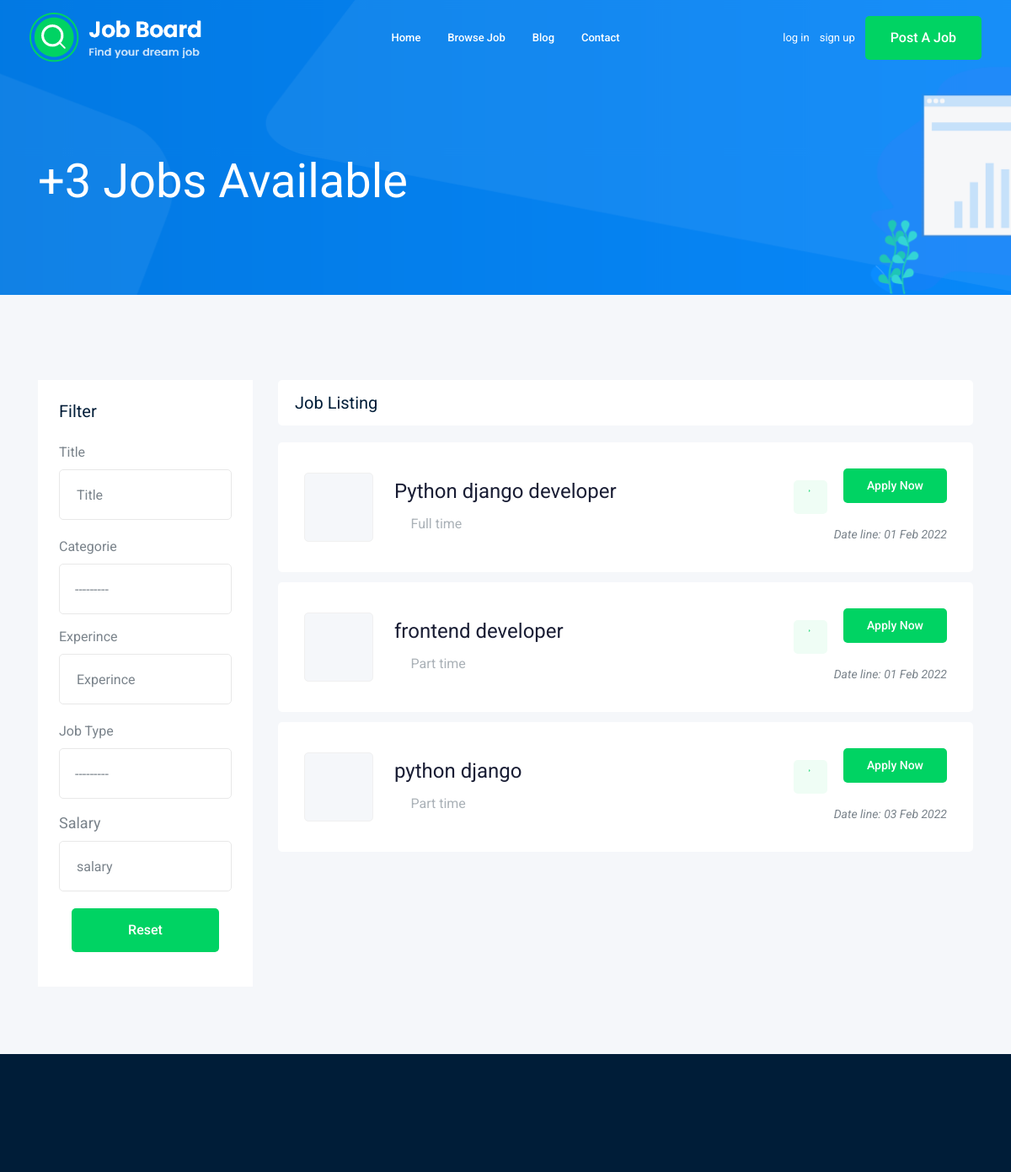
The app's page / (upper part), older data.
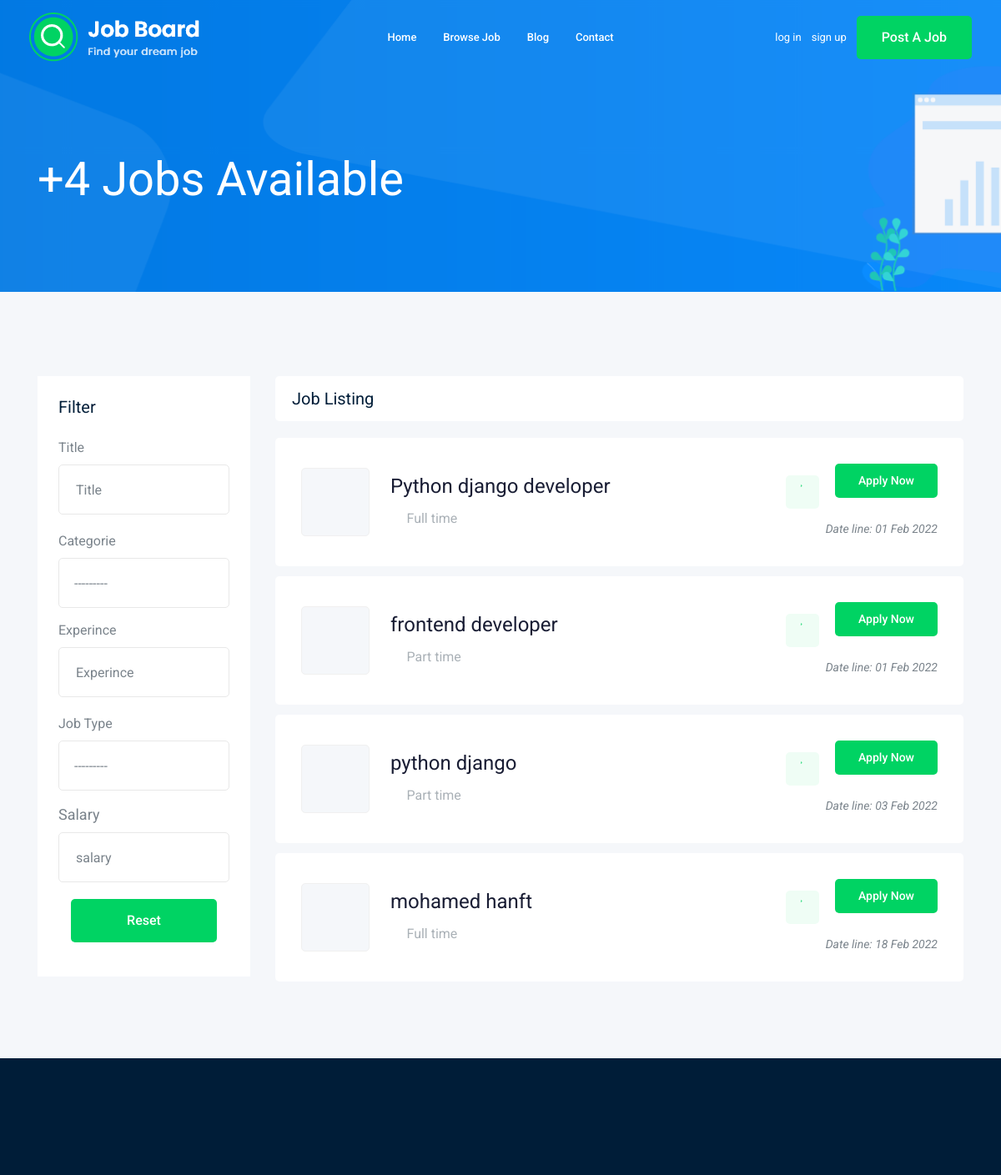
The same page, newer data.
### job/models.py (models this page shows, shortened)
class job(models.Model):
    user = models.ForeignKey(User, on_delete=models.CASCADE)
    title = models.CharField(max_length=50)
    job_type_choices = (
        ('Full time', 'Full time'),
        ('Part time', 'Part time')
    )
    job_type = models.CharField(max_length=15, choices=job_type_choices)
    description = models.TextField(max_length=500)
    publish_at = models.DateTimeField(auto_now=True)
    salary = models.IntegerField(default=1200)
    vacancy = models.IntegerField(default= 1)
    experince = models.IntegerField(default= 0)
    categorie = models.ForeignKey("categorie", on_delete=models.CASCADE)
    image = models.ImageField( upload_to= image_upload, height_field=None, width_field=None, max_length=None)
    slug = models.SlugField(null=True,blank=True,unique=True)
    def __str__(self) -> str:
        return self.title

### job/views.py (the view)
# urls.py: path('',views.jobs,name='home'),
def jobs(request):
    all_jobs = job.objects.all()
    job_filter = filter(request.GET)
    if job_filter.is_valid():
        if job_filter.cleaned_data['title'] != '':
            all_jobs =all_jobs.filter(title__icontains= job_filter.cleaned_data['title'])
        if job_filter.cleaned_data['experince'] != None :
            all_jobs =all_jobs.filter(experince = job_filter.cleaned_data['experince'])
        if job_filter.cleaned_data['salary'] != None :
            all_jobs =all_jobs.filter(salary  = job_filter.cleaned_data['salary'])
        if job_filter.cleaned_data['categorie'] != None :
            all_jobs =all_jobs.filter(categorie=job_filter.cleaned_data['categorie'])
        if job_filter.cleaned_data['job_type'] != '':
            all_jobs =all_jobs.filter(job_type= job_filter.cleaned_data['job_type'])
    paginator = Paginator(all_jobs,4)
    page_number = request.GET.get('page')
    page_obj = paginator.get_page(page_number)
    context = { 'jobs'          : page_obj,
                'all_jobs'      : all_jobs,
                'filter_form'   : job_filter,
                }
    return render(request,'job/jobs.html',context=context)

### job/form.py
class filter(forms.ModelForm,forms.Form):
    def __init__(self, *args, **kwargs):
        super(filter, self).__init__(*args, **kwargs)
        self.fields['title'].required = False
        self.fields['experince'].required = False
        self.fields['job_type'].required = False
        self.fields['categorie'].required = False
        self.fields['salary'].required = False
    class Meta:
        model = job
        fields = ['title','experince','categorie','salary','job_type']
        widgets ={
            'title'     : forms.TextInput({'type':"text", "placeholder":"Title"}),
            'experince' : forms.TextInput({'type':"text", "placeholder":"Experince"}),
            'job_type'  : forms.Select(attrs={'class':'wide','placeholder':'Job Type'}),
            'categorie' : forms.Select(attrs={'class':'wide'}),
            'salary'    : forms.TextInput(attrs={'class':'wide','placeholder':'salary'})
        }

### job/models.py (called while the page is built)
    def __str__(self) -> str:
        return self.categorie

### templates/job/jobs.html (shortened to what the changed rows need)
{% extends 'base/base.html' %}
{% load static %}
{% block body %}
<!doctype html>
<html class="no-js" lang="zxx">
    <div class="bradcam_area bradcam_bg_1">
        <div class="container">
            <div class="row">
                <div class="col-xl-12">
                    <div class="bradcam_text">
                        <h3>+{{all_jobs|length}} Jobs Available</h3>
                    </div>
                </div>
            </div>
        </div>
    </div>
    <div class="job_listing_area plus_padding">
        <div class="container">
            <div class="row">
                <div class="col-lg-9">
                    <div class="job_lists m-0">
                        <div class="row">
                            <div class="col-lg-12 col-md-12">
                                {% for job in jobs %}
                                <div class="single_jobs white-bg d-flex justify-content-between">
                                    <div class="jobs_left d-flex align-items-center">
                                        <div class="thumb">
                                        </div>
                                        <div class="jobs_conetent">
                                            <a href="{% url 'job-details' job.slug %}"><h4>{{job}}</h4></a>
                                            <div class="links_locat d-flex align-items-center">
                                                <div class="location">
                                                    <p> <i class="fa fa-clock-o"></i>{{job.job_type}}</p>
                                                </div>
                                            </div>
                                        </div>
                                    </div>
                                    <div class="jobs_right">
                                        <div class="apply_now">
                                            <a class="heart_mark" href="#"> <i class="fa fa-heart"></i> </a>
                                            <a href="{% url 'job-details' job.slug %}" class="boxed-btn3">Apply Now</a>
                                        </div>
                                        <div class="date">
                                            <p>Date line: {{job.publish_at|date:"d M Y"}}</p>
                                        </div>
                                    </div>
                                </div>
                                {% endfor %}
                            </div>
                        </div>
                        </div>
                    </div>
                </div>
            </div>
        </div>
{% endblock body %}

Row changes from the older to the newer data that the page shows:
added job: title "mohamed hanft", job_type "Full time", publish_at "18 Feb 2022"
Text that changed along with them:
{{ all_jobs|length }}: "3" → "4"
